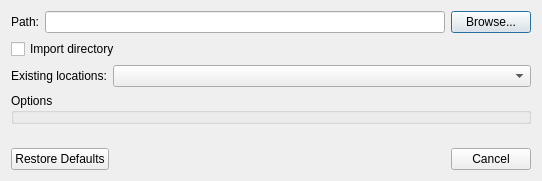
<?xml version="1.0" encoding="UTF-8"?>
<ui version="4.0">
 <class>BasicLocationImportDialog</class>
 <widget class="QDialog" name="BasicLocationImportDialog">
  <property name="geometry">
   <rect>
    <x>0</x>
    <y>0</y>
    <width>538</width>
    <height>181</height>
   </rect>
  </property>
  <property name="windowTitle">
   <string>Import</string>
  </property>
  <layout class="QFormLayout" name="formLayout_2">
   <item row="0" column="0">
    <widget class="QLabel" name="fileLabel">
     <property name="text">
      <string>Path:</string>
     </property>
    </widget>
   </item>
   <item row="0" column="1">
    <layout class="QHBoxLayout" name="horizontalLayout">
     <item>
      <widget class="QLineEdit" name="pathLineEdit">
       <property name="minimumSize">
        <size>
         <width>400</width>
         <height>0</height>
        </size>
       </property>
      </widget>
     </item>
     <item>
      <widget class="QPushButton" name="fileSelectionPushButton">
       <property name="text">
        <string>Browse...</string>
       </property>
      </widget>
     </item>
    </layout>
   </item>
   <item row="1" column="0" colspan="2">
    <widget class="QCheckBox" name="importDirectoryCheckBox">
     <property name="toolTip">
      <string>When checked then all files in the selected directory are imported. Otherwise the selected file is imported (only).</string>
     </property>
     <property name="text">
      <string>Import directory</string>
     </property>
    </widget>
   </item>
   <item row="2" column="0" colspan="2">
    <layout class="QFormLayout" name="formLayout">
     <item row="0" column="0">
      <widget class="QLabel" name="label">
       <property name="text">
        <string>Existing locations:</string>
       </property>
      </widget>
     </item>
     <item row="0" column="1">
      <widget class="QComboBox" name="importModeComboBox"/>
     </item>
    </layout>
   </item>
   <item row="3" column="0" colspan="2">
    <widget class="QGroupBox" name="optionGroupBox">
     <property name="title">
      <string>Options</string>
     </property>
    </widget>
   </item>
   <item row="4" column="0" colspan="2">
    <spacer name="verticalSpacer">
     <property name="orientation">
      <enum>Qt::Vertical</enum>
     </property>
     <property name="sizeHint" stdset="0">
      <size>
       <width>486</width>
       <height>11</height>
      </size>
     </property>
    </spacer>
   </item>
   <item row="5" column="0" colspan="2">
    <widget class="QDialogButtonBox" name="defaultButtonBox">
     <property name="orientation">
      <enum>Qt::Horizontal</enum>
     </property>
     <property name="standardButtons">
      <set>QDialogButtonBox::Cancel|QDialogButtonBox::RestoreDefaults</set>
     </property>
    </widget>
   </item>
  </layout>
 </widget>
 <resources/>
 <connections>
  <connection>
   <sender>defaultButtonBox</sender>
   <signal>accepted()</signal>
   <receiver>BasicLocationImportDialog</receiver>
   <slot>accept()</slot>
   <hints>
    <hint type="sourcelabel">
     <x>248</x>
     <y>254</y>
    </hint>
    <hint type="destinationlabel">
     <x>157</x>
     <y>274</y>
    </hint>
   </hints>
  </connection>
  <connection>
   <sender>defaultButtonBox</sender>
   <signal>rejected()</signal>
   <receiver>BasicLocationImportDialog</receiver>
   <slot>reject()</slot>
   <hints>
    <hint type="sourcelabel">
     <x>316</x>
     <y>260</y>
    </hint>
    <hint type="destinationlabel">
     <x>286</x>
     <y>274</y>
    </hint>
   </hints>
  </connection>
 </connections>
</ui>
